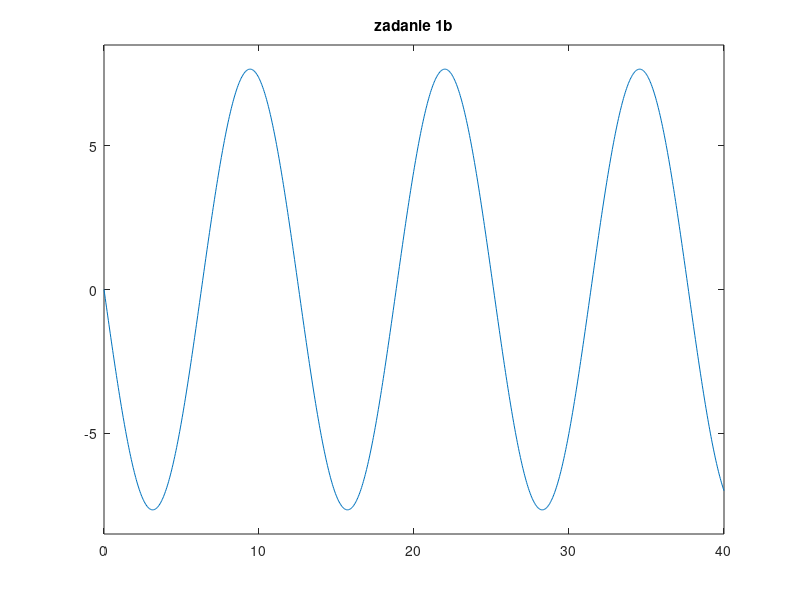

Source code (MATLAB):
function zadanie_1b

% Tomasz Targiel
% Lista 2
% Zadanie 1
% Podpunkt b

clear; % Czyszcze workspace
clc; % Czyszcze command window

A = 4;
k = 0.5;
N = 1000;
omega = 4;

x = linspace(0, 40, N);
y = linspace(0, 40, N);
p = plot(x, y);
title('zadanie 1b');
axis([0, 40, -8.5, 8.5]);

for i = 1:100
    t = i * 0.04;
    y = A * sin(k * x - omega * t) + A * sin(k * x + omega * t);
    set(p, 'XData', x, 'YData', y);
    drawnow;
    pause(0.02); % Definiuje opoznienie
end
